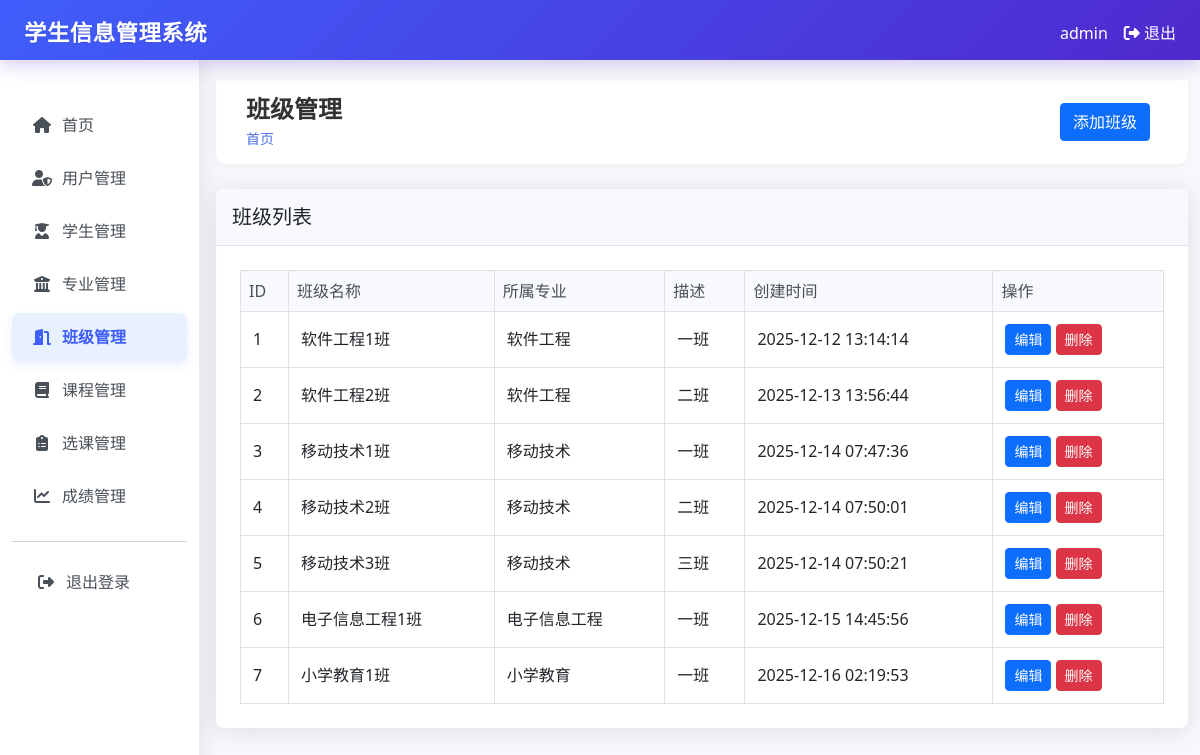
Page /classes (signed in) on the committed database.
### tables this page shows
CREATE TABLE classes (
        id INTEGER PRIMARY KEY AUTOINCREMENT,
        name TEXT UNIQUE NOT NULL,
        major_id INTEGER,
        description TEXT,
        created_at TIMESTAMP DEFAULT CURRENT_TIMESTAMP,
        FOREIGN KEY (major_id) REFERENCES majors (id)
    );

CREATE TABLE majors (
        id INTEGER PRIMARY KEY AUTOINCREMENT,
        name TEXT UNIQUE NOT NULL,
        description TEXT,
        created_at TIMESTAMP DEFAULT CURRENT_TIMESTAMP
    );

### app.py (the view)
@app.route("/classes")
@login_required
def classes():
    conn = get_db_connection()
    classes = conn.execute("""
        SELECT c.*, m.name as major_name
        FROM classes c
        LEFT JOIN majors m ON c.major_id = m.id
        ORDER BY c.id ASC
    """).fetchall()
    conn.close()
    return render_template("classes/index.html", classes=classes)

### app.py (called while the page is built)
def login_required(f):
    @wraps(f)
    def decorated_function(*args, **kwargs):
        if "user_id" not in session:
            return redirect(url_for("login"))
        return f(*args, **kwargs)
    return decorated_function

def get_db_connection():
    conn = sqlite3.connect("student_management.db")
    conn.row_factory = sqlite3.Row
    return conn

### templates/classes/index.html (shortened to what this page needs)
{% extends "base.html" %}
{% block header %}班级管理{% endblock %}
{% block actions %}
{% if session.role == 'admin' %}
<a href="{{ url_for('create_class') }}" class="btn btn-primary">添加班级</a>
{% endif %}
{% endblock %}
{% block content %}
<div class="card">
    <div class="card-header">
        <h5 class="card-title mb-0">班级列表</h5>
    </div>
    <div class="card-body">
        <div class="table-responsive">
            <table class="table table-bordered table-hover">
                <thead class="table-light">
                    <tr>
                        <th>ID</th>
                        <th>班级名称</th>
                        <th>所属专业</th>
                        <th>描述</th>
                        <th>创建时间</th>
                        {% if session.role == 'admin' %}
                        <th>操作</th>
                        {% endif %}
                    </tr>
                </thead>
                <tbody>
                    {% for class in classes %}
                    <tr>
                        <td>{{ class.id }}</td>
                        <td>{{ class.name }}</td>
                        <td>{{ class.major_name or '未设置' }}</td>
                        <td>{{ class.description or '无描述' }}</td>
                        <td>{{ class.created_at }}</td>
                        {% if session.role == 'admin' %}
                        <td>
                            <a href="{{ url_for('edit_class', class_id=class.id) }}" class="btn btn-sm btn-primary">编辑</a>
                            <form action="{{ url_for('delete_class', class_id=class.id) }}" method="post" style="display: inline;" onsubmit="return confirm('确定要删除此班级吗？');">
                                <button type="submit" class="btn btn-sm btn-danger">删除</button>
                            </form>
                        </td>
                        {% endif %}
                    </tr>
                    {% endfor %}
                </tbody>
            </table>
        </div>
    </div>
</div>
{% endblock %}

### templates/base.html (style rules this page uses)
.card { margin-bottom: 20px; }
body { font-family: 'Segoe UI', Tahoma, Geneva, Verdana, sans-serif; background-color: #f8f9fc; color: #495057; }
.card { border: none; border-radius: 0.5rem; box-shadow: 0 0.15rem 1.75rem 0 rgba(58, 59, 69, 0.15); }
.card-header { background-color: #f8f9fc; border-bottom: 1px solid #dee2e6; padding: 1rem; }
.card-body { padding: 1.5rem; }
.table { margin-bottom: 0; }
.table th { background-color: #f8f9fc; font-weight: 500; color: #495057; border-bottom: 1px solid #dee2e6; }
.table td { vertical-align: middle; padding: 0.75rem; }
.btn { border-radius: 0.25rem; font-weight: 500; transition: all 0.3s ease; }
.btn-danger { background-color: #dc3545; border-color: #dc3545; }

### rows in the picture
classes: id "1", name "软件工程1班", name "软件工程", description "一班", created_at "2025-12-12 13:14:14"
classes: id "2", name "软件工程2班", name "软件工程", description "二班", created_at "2025-12-13 13:56:44"
classes: id "3", name "移动技术1班", name "移动技术", description "一班", created_at "2025-12-14 07:47:36"
classes: id "4", name "移动技术2班", name "移动技术", description "二班", created_at "2025-12-14 07:50:01"
classes: id "5", name "移动技术3班", name "移动技术", description "三班", created_at "2025-12-14 07:50:21"
classes: id "6", name "电子信息工程1班", name "电子信息工程", description "一班", created_at "2025-12-15 14:45:56"
classes: id "7", name "小学教育1班", name "小学教育", description "一班", created_at "2025-12-16 02:19:53"

### other values in the picture
{{ session.username }} "admin"
